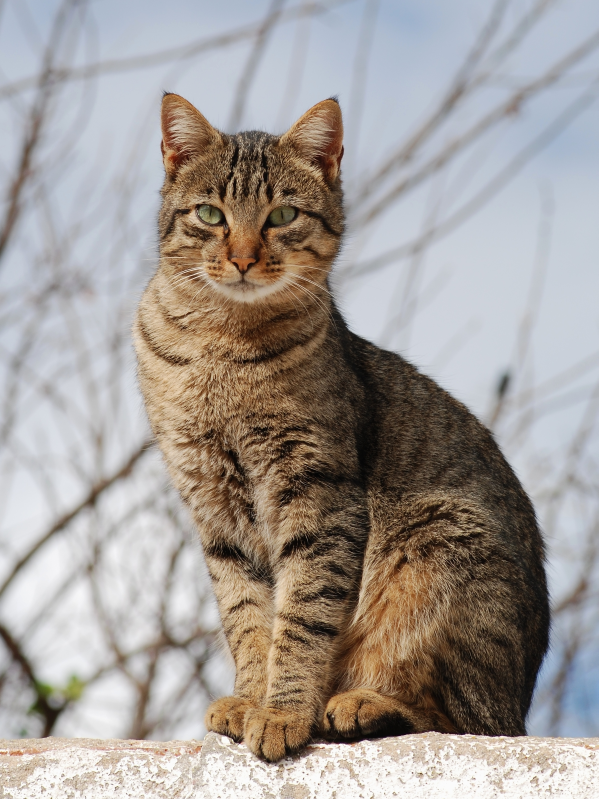
#> input picture Cat_November_2010-1a.jpg, 1795 x 2397 px (shown at 1/3 size)
$ jupyter execute --allow-errors CV_Transformations.ipynb   (older library calls are emulated)
#> lines starting #> are read from the running program, lines starting #| are printed output that depends on the picture
#> the answer given: Cat_November_2010-1a.jpg
#> the answer given: 1
[cell 1]
import cv2
import numpy as np
import matplotlib.pyplot as plt
import os
from PIL import Image

[cell 2]
class GeometricTransformer:
    # [133 lines left out: functions __init__, translate, rotate, scale, shear, get_transformation and 1 more, not called in this run]

[cell 3]
class FlexibleAffine:

    def __init__(self, image_path):
        self.image_path = image_path
        self.img = None
        self.rows = None
        self.cols = None
        self.matrix = np.eye(3)

    # 1️⃣ Read Image
    def read_image(self):
        self.img = cv2.imread(self.image_path, 0)
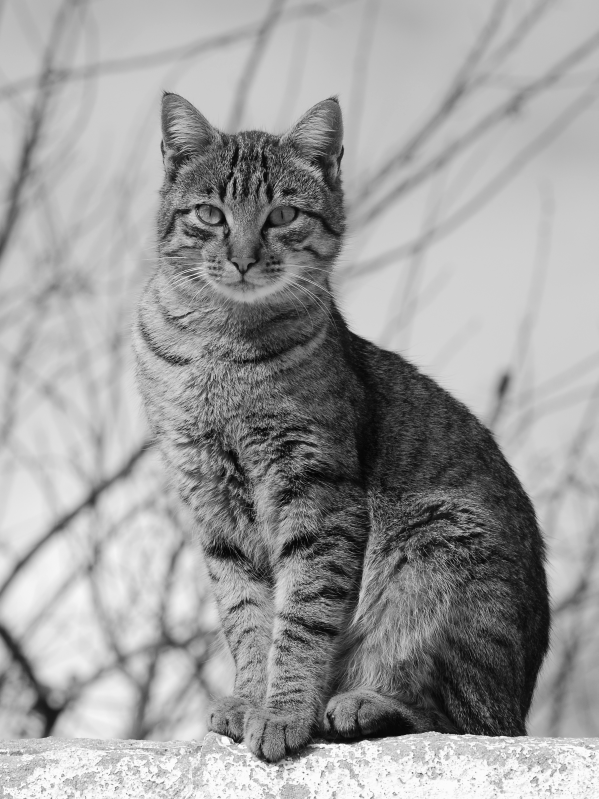
#> self.img: shape (2397, 1795) (shown at 1/3 size); min 0, max 255, mean 156.4
        self.rows, self.cols = self.img.shape
#> self.rows = 2397; self.cols = 1795

    # 2️⃣ Rotation
    def add_rotation(self, angle):
        center = (self.cols // 2, self.rows // 2)
        rot = cv2.getRotationMatrix2D(center, angle, 1)
        rot = np.vstack([rot, [0,0,1]])
        self.matrix = rot @ self.matrix

    # 3️⃣ Scaling
    # [19 lines left out: functions add_scaling, add_shearing, add_translation, not called in this run]

    # 6️⃣ Apply Affine
    def apply(self):
        final_matrix = self.matrix[:2, :]
        result = cv2.warpAffine(self.img, final_matrix, (self.cols, self.rows))
        return result

    # 7️⃣ Display
    def display(self, result):
        plt.figure(figsize=(8, 6))
        plt.imshow(result)
        plt.axis('off')
        plt.tight_layout()
        plt.show()

    # 8️⃣ User Menu Function (NEW)
    def user_menu(self):
      while True:
        print("Choose transformations:")
        print("1 - Rotation")
        print("2 - Scaling")
        print("3 - Shearing")
        print("4 - Translation")
        print("5 - Apply All")
        print("6 - Exit")

        choices = input("Enter numbers separated by comma (example: 1,3): ")

        if "1" in choices:
            angle = float(input("Enter rotation angle: "))
            self.add_rotation(angle)

        if "2" in choices:
            sx = float(input("Enter scale x: "))
            sy = float(input("Enter scale y: "))
            self.add_scaling(sx, sy)

        if "3" in choices:
            shx = float(input("Enter shear x: "))
            shy = float(input("Enter shear y: "))
            self.add_shearing(shx, shy)

        if "4" in choices:
            tx = float(input("Enter translate x: "))
            ty = float(input("Enter translate y: "))
            self.add_translation(tx, ty)

        if "5" in choices:
            self.add_rotation(30)
            self.add_scaling(1.2, 1.2)
            self.add_shearing(0.2, 0)
            self.add_translation(50, 30)

        if "6" in choices:
            break

        result = self.apply()
        self.display(result)
#> this loop made 3 passes; the answer given on pass 1: 1
#> pass 1, in apply, `result = cv2.warpAffine(self.img, final_matrix, (self.cols, self.rows))`:
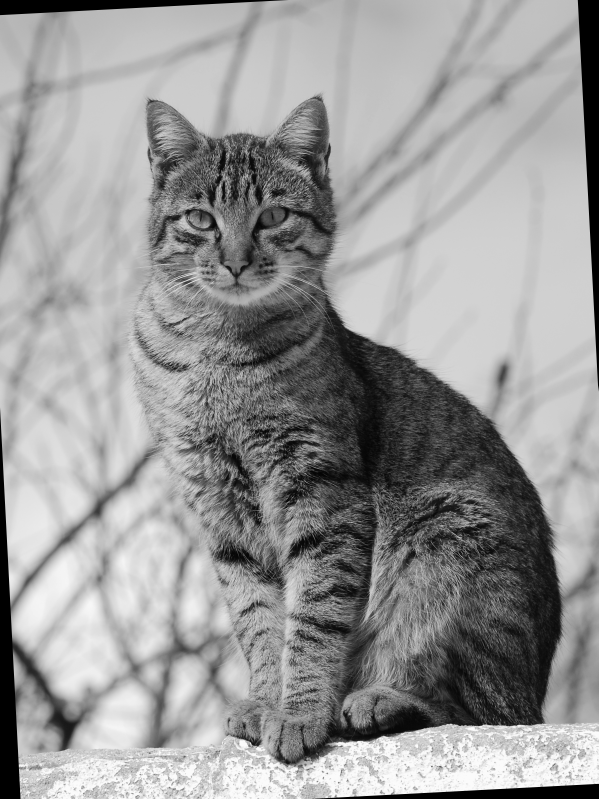
#> result: shape (2397, 1795) (shown at 1/3 size); min 0, max 255, mean 151.4
#> pass 2, in apply (call 2), `result = cv2.warpAffine(self.img, final_matrix, (self.cols, self.rows))`:
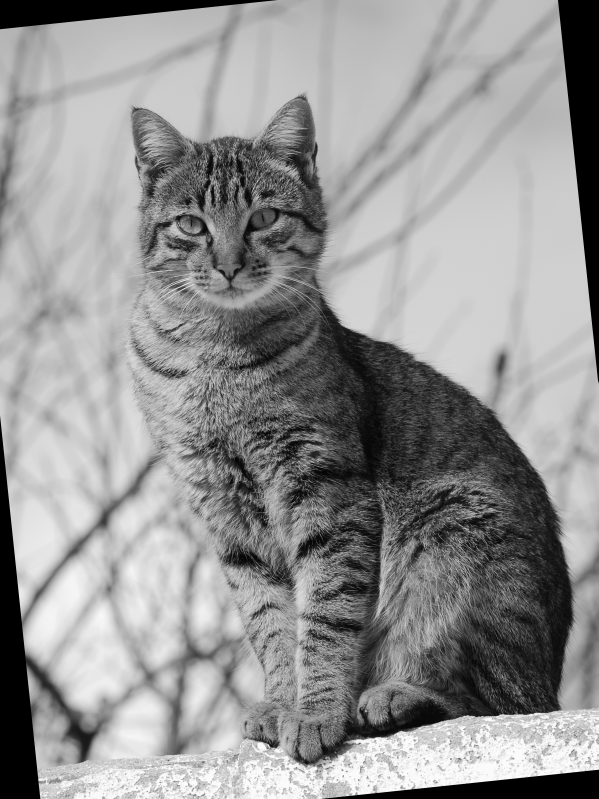
#> result: shape (2397, 1795) (shown at 1/3 size); min 0, max 255, mean 147.1

#> (a cell that did not finish here is left out)

[cell 5]
from google.colab import files
uploaded = files.upload()
for filename in uploaded.keys():
    # Since Colab drops it in the current working directory (/content)
    full_path = os.path.abspath(filename)
